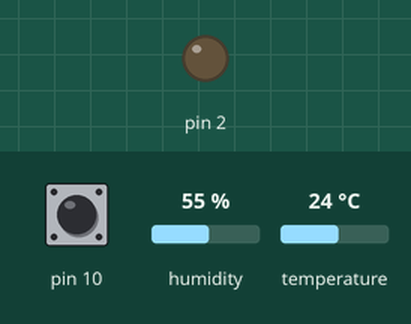
Simulated run of this sketch. Board: Arduino Uno, built with avr-gcc and run on an emulated ATmega328P. Shown: output pins drawn as LEDs (lit = HIGH). The inputs (shaded band) are chosen by the test bench; at power-on: temperature 24 °C, pin 10 HIGH, humidity 55 %. What the sketch prints to the serial monitor is not drawn.

Above: at 2.2 s.
2.3 s: temperature set to 21 °C
5.0 s: temperature set to 18 °C
At 5.6 s:
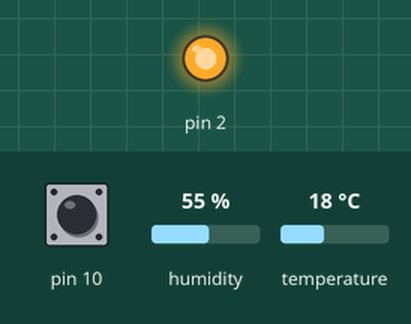
7.7 s: temperature set to 29 °C
10.4 s: temperature set to 32 °C
At 11.5 s:
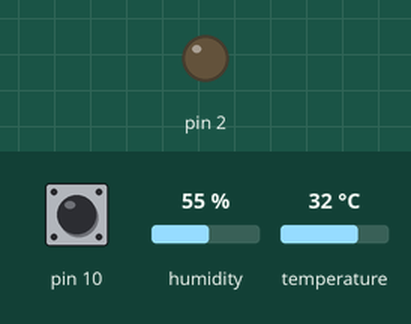
13.1 s: temperature set to 12 °C
At 13.8 s:
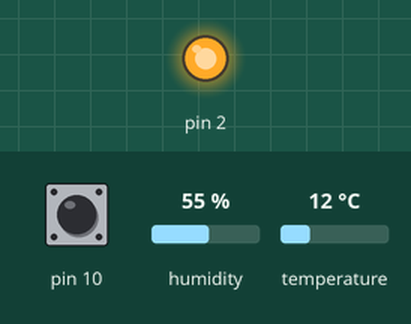
Timing chart, 0 to 16.1 s (numbered marks = the images above; inputs shaded):
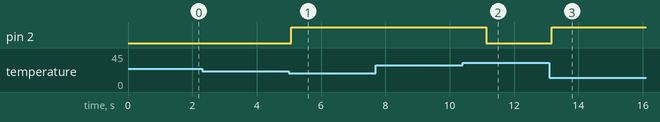

Measured:
- the behaviour switches between 20 and 19 °C on temperature (found by bisection; images 0 and 1)
- the behaviour switches between 30 and 31 °C on temperature (found by bisection; images 1 and 2)
- after the input at 2.3 s, every drawn part: stays the same
- after the input at 5.0 s, pin 2: LOW → HIGH after 0.07 s
- after the input at 7.7 s, every drawn part: stays the same
- after the input at 10.4 s, pin 2: HIGH → LOW after 0.74 s
- after the input at 13.1 s, pin 2: LOW → HIGH after 0.06 s

The sketch:

tempGate2.ino
```cpp
#include "DHT.h"
#define DHTPIN 12
#define DHTTYPE DHT11
int tmpH = 30;
int tmpL = 20;
DHT dht(DHTPIN, DHTTYPE);

void setHigh() {
  Serial.println("Set HighLimit:");
  Serial.println(tmpH);
  while(digitalRead(10) == LOW) {
    int changed = 0;
    if(digitalRead(6)) {
      tmpH++;
      changed = 1;
    }
    if(digitalRead(7)) {
      tmpH--;
      changed = 1;
    }
    if(changed) {
      Serial.println(tmpH);
      delay(250);
    }
  }
  Serial.println("HighLimit Set!");
}
void setLow() {
  Serial.println("Set LowLimit:");
  Serial.println(tmpL);
  while(digitalRead(10) == LOW) {
    int changed = 0;
    if(digitalRead(6)) {
      tmpL++;
      changed = 1;
    }
    if(digitalRead(7)) {
      tmpL--;
      changed = 1;
    }
    if(changed) {
      Serial.println(tmpL);
      delay(250);
    }
  }
  Serial.println("LowLimit Set!");
}
void setup() {
  Serial.begin(9600);
  Serial.println("DHT Start!");
  pinMode(2, OUTPUT);
  pinMode(6, INPUT);
  pinMode(7, INPUT);
  pinMode(10, INPUT);
  dht.begin();
  setHigh();
  delay(1000);
  setLow();
}

void loop() {
  int tmp = dht.readTemperature();
  if(tmp < tmpL) {
    digitalWrite(2, HIGH);
  }
  else if(tmp > tmpH) {
    digitalWrite(2, LOW);
  }
}
```
